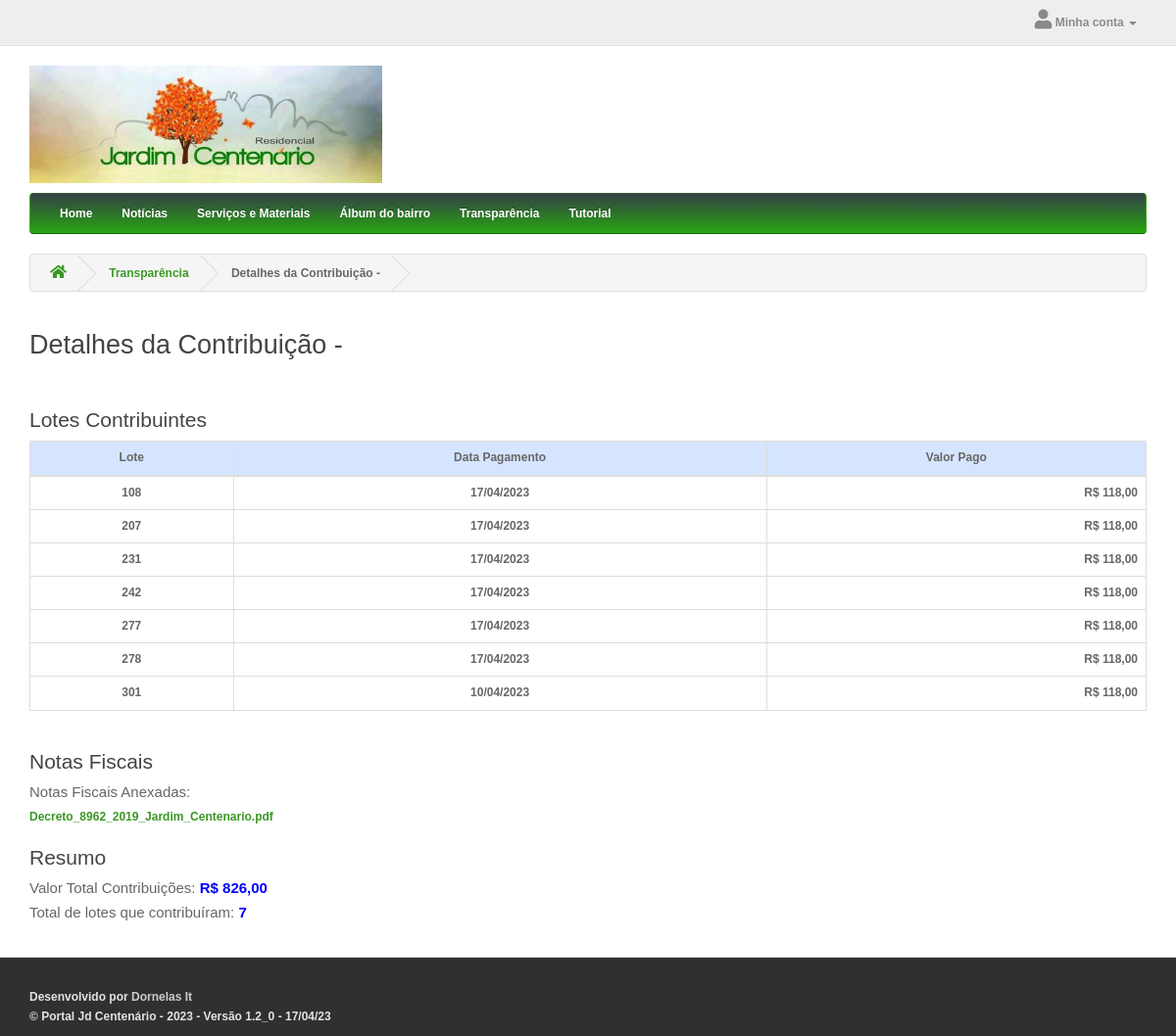
Screenshot of /detalhes-contribuicao.php?id=21 with the database file from the repository.
### tables this page shows
CREATE TABLE `categoria` (
  `id` int(10) unsigned NOT NULL AUTO_INCREMENT COMMENT 'Id da categoria',
  `parent_id` int(10) unsigned NOT NULL DEFAULT '0' COMMENT 'Id da categoria Pai',
  `name` varchar(255) NOT NULL DEFAULT '' COMMENT 'Nome da categoria',
  `page` varchar(100) NOT NULL DEFAULT '' COMMENT 'Pagina de direcionamento',
  `status` tinyint(1) NOT NULL DEFAULT '1' COMMENT 'Status 1=Ativo 0 = Inativo',
  `sort_order` int(2) unsigned NOT NULL DEFAULT '0' COMMENT 'Sort order',
  PRIMARY KEY (`id`),
  KEY `fk_parent_category` (`parent_id`)
);

CREATE TABLE `fi_receita_benfeitoria` (
  `id` int(10) unsigned NOT NULL AUTO_INCREMENT COMMENT 'id da receita benfeitoria',
  `id_benfeitoria` int(10) unsigned NOT NULL DEFAULT '0' COMMENT 'id da receita benfeitoria',
  `id_lote` int(10) unsigned NOT NULL DEFAULT '0' COMMENT 'numero do lote',
  `data_receita` datetime NOT NULL DEFAULT '0000-00-00 00:00:00' COMMENT 'data da receita',
  `valor_receita` float(10,2) NOT NULL DEFAULT '0.00' COMMENT 'valor da receita',
  PRIMARY KEY (`id`),
  KEY `indx_comp` (`id_benfeitoria`,`id_lote`) USING BTREE
);

CREATE TABLE `nota_fiscal` (
  `id` int(10) unsigned NOT NULL AUTO_INCREMENT COMMENT 'id do registro',
  `benfeitoria_id` int(10) unsigned NOT NULL DEFAULT '0' COMMENT 'id da benfeitoria',
  `url_arquivo` varchar(250) NOT NULL DEFAULT '' COMMENT 'url do arquivo',
  PRIMARY KEY (`id`)
);

### classes/service/CategoriaService.php (called while the page is built, shortened)
<?php
require_once 'classes/dao/CategoriaDAO.php';
require_once 'classes/dto/CategoriaDTO.php';
class CategoriaService {
    public static $instancia = null;
    public static function getInstancia() {
        if (self::$instancia == NULL) {
            self::$instancia = new CategoriaService();
        }
        return self::$instancia;
    }
    public function obterCategoriasAtivas(){
        $retorno = array();
        try {
            $categoriasPai =
                CategoriaDAO::getInstancia()->obterTodasCategoriasAtivas(0);
            foreach ( $categoriasPai as $catPai ){
                $categoriaPaiDTO = new CategoriaDTO();
                $categoriaPaiDTO->setId($catPai->getId());
                $categoriaPaiDTO->setNome($catPai->getNome());
                $categoriaPaiDTO->setPage($catPai->getPage());
                $catFilhas = array();
                $categoriasFilhas =
                    CategoriaDAO::getInstancia()->obterTodasCategoriasAtivas($catPai->getId());
                $categoriaPaiDTO->setSubCategorias($catFilhas);
                $retorno[] = $categoriaPaiDTO;
            }
        } catch (Exception $e){
            Log4Php::logarFatal("Erro ao obter as categorias ativas: ". $e->getMessage());
            throw $e;
        }
        return $retorno;
    }
}

### classes/dao/CategoriaDAO.php (called while the page is built, shortened)
<?php
require_once 'classes/dto/CategoriaDTO.php';
class CategoriaDAO extends DAO {
    public function obterTodasCategoriasAtivas($idCategoria){
        $retorno = array();
        try {
            $pdo = self::obterConexaoBaseDados();
            $sql = "SELECT * FROM categoria WHERE parent_id = ".$idCategoria." AND status = 1 ORDER BY sort_order";
            $stm = $pdo->query($sql);
            if ($stm->rowCount() > 0) {
                while ($linha = $stm->fetch(PDO::FETCH_ASSOC)) {
                    $categoria = new CategoriaDTO();
                    $categoria->setId($linha['id']);
                    $categoria->setNome($linha['name']);
                    $categoria->setPage($linha['page']);
                    $retorno[] = $categoria;
                }
            }
        } catch (Exception $erro){
            Log4Php::logarFatal("Erro ao obter categorias: ". $erro->getMessage());
        }
        return $retorno;
    }
}

### classes/dto/CategoriaDTO.php (called while the page is built, shortened)
<?php
class CategoriaDTO {
    private $id;
    private $nome;
    private $page;
    private $subCategorias;
    public function getPage()
    {
        return $this->page;
    }
    public function setPage($page)
    {
        $this->page = $page;
    }
    public function getId()
    {
        return $this->id;
    }
    public function getNome()
    {
        return $this->nome;
    }
    public function getSubCategorias()
    {
        return $this->subCategorias;
    }
    public function setId($id)
    {
        $this->id = $id;
    }
    public function setNome($nome)
    {
        $this->nome = $nome;
    }
    public function setSubCategorias($subCategorias)
    {
        $this->subCategorias = $subCategorias;
    }
}

### classes/dao/BenfeitoriaDAO.php (called while the page is built, shortened)
<?php
require_once 'classes/dto/ControleReceitaDTO.php';
class BenfeitoriaDAO extends DAO {
    public function obterNotasFiscaisBenfeitoria($benfeitoria_id){
        $retorno = array();
        try {
            $pdo = self::obterConexaoBaseDados();
            $sql = "SELECT id,benfeitoria_id,url_arquivo FROM nota_fiscal WHERE benfeitoria_id = {$benfeitoria_id}";
            $stm = $pdo->query($sql);
            if ($stm->rowCount() > 0) {
                while ($linha = $stm->fetch(PDO::FETCH_ASSOC)) {
                    $notaFiscal = new stdClass();
                    $notaFiscal->id = ($linha['id']);
                    $notaFiscal->idBenfeitoria = ($linha['benfeitoria_id']);
                    $notaFiscal->urlNf = ($linha['url_arquivo']);
                    $retorno[] = $notaFiscal;
                }
            }
        } catch (Exception $erro){
            Log4Php::logarFatal("Erro ao obter notas fiscais da benfeitoria: ". $erro->getMessage());
        }
        return $retorno;
    }
    public function obterLotesPagantesBenfeitoria($idBenfeitoria){
        $retorno = array();
        try {
            $pdo = self::obterConexaoBaseDados();
            $sql = "SELECT id_lote, date_format(data_receita,'%d/%m/%Y') as data_receita, valor_receita FROM fi_receita_benfeitoria WHERE id_benfeitoria = {$idBenfeitoria} ORDER BY id_lote ASC";
            $stm = $pdo->query($sql);
            if ($stm->rowCount() > 0) {
                while ($linha = $stm->fetch(PDO::FETCH_ASSOC)) {
                    $controleReceitaPagos = new ControleReceitaDTO();
                    $controleReceitaPagos->setNumeroLote($linha['id_lote']);
                    $controleReceitaPagos->setDataPagamento($linha['data_receita']);
                    $controleReceitaPagos->setValorPago($linha['valor_receita']);
                    $retorno[] = $controleReceitaPagos;
                }
            }
        } catch (Exception $erro){
            Log4Php::logarFatal("Erro ao obter lotes pagantes da benfeitoria: ". $erro->getMessage());
        }
        return $retorno;
    }
}

### classes/dto/ControleReceitaDTO.php (called while the page is built, shortened)
<?php
class ControleReceitaDTO {
    private $numeroLote;
    private $dataPagamento;
    private $valorPago;
    public function getNumeroLote()
    {
        return $this->numeroLote;
    }
    public function getDataPagamento()
    {
        return $this->dataPagamento;
    }
    public function getValorPago()
    {
        return $this->valorPago;
    }
    public function setNumeroLote($numeroLote)
    {
        $this->numeroLote = $numeroLote;
    }
    public function setDataPagamento($dataPagamento)
    {
        $this->dataPagamento = $dataPagamento;
    }
    public function setValorPago($valorPago)
    {
        $this->valorPago = $valorPago;
    }
}

### detalhes-contribuicao.php (the view, shortened to what this page needs)
<?php
include_once 'template.php';
require_once 'classes/dao/BenfeitoriaDAO.php';
if(isset($_GET['id'])){
    $dadosPagamentoBenfeitorias = BenfeitoriaDAO::getInstancia()->obterLotesPagantesBenfeitoria($_GET['id']);
}
$valorReceita = 0;
$qtdLotesContribuintes = 0;
?>
<div id="common-home" class="container">
  	<ul class="breadcrumb">
		<li>
			<a href="">
				<i class="fa fa-home"></i>
			</a>
		</li>
		<li>
			<a href="dashboard-transparencia">Transparência</a>
		</li>
		<li>
			Detalhes da Contribuição - <?php echo $_GET['nome'];?>
		</li>
	</ul>
	<div class="row">
		<div id="content" class="col-sm-12">
			<h2>Detalhes da Contribuição - <?php echo $_GET['nome'];?></h2>
			<br/>
			<h3>Lotes Contribuintes</h3>
			<div class="table-responsive">
				<table class="table table-bordered">
					<thead>
						<tr>
							<td class="text-center" style="background: #d6e5ff;">Lote</td>
							<td class="text-center" style="background: #d6e5ff;">Data Pagamento</td>
							<td class="text-center" style="background: #d6e5ff;">Valor Pago</td>
						</tr>
					</thead>
					<tbody>
						<?php foreach ($dadosPagamentoBenfeitorias as $receita) {
						    $valorReceita = $valorReceita + $receita->getValorPago();
						    $qtdLotesContribuintes = $qtdLotesContribuintes + 1;
						?>
						<tr>
							<td class="text-center"><?php echo $receita->getNumeroLote(); ?></td>
							<td class="text-center"><?php echo $receita->getDataPagamento(); ?></td>
							<td class="text-right">R$ <?php echo number_format($receita->getValorPago(),2,',','.') ; ?></td>
						</tr>
						<?php }?>
					</tbody>
				</table>
			</div>
			<h3>Notas Fiscais</h3>
			<?php
			    $nfs = BenfeitoriaDAO::getInstancia()->obterNotasFiscaisBenfeitoria($_GET['id']);
                if(count($nfs) > 0){
                    echo "<label>Notas Fiscais Anexadas:</label><br/>";
                    foreach ($nfs as $nf){
                        echo "<a href='nfs/".$nf->urlNf."' target='_blank'>".$nf->urlNf."</a></br>";
                    }
                } else {
                    echo "<label>Nenhuma Nota Fiscal Anexada</label><br/>";
                }
            ?>
			<h3>Resumo</h3>
			<label>Valor Total Contribuições: <span style="font-weight: bold;color: blue;" >R$ <?php echo number_format($valorReceita,2,',','.');?></span></label>
			<br/>
			<label>Total de lotes que contribuíram: <span style="font-weight: bold;color: blue;" ><?php echo $qtdLotesContribuintes;?></span></label>
			<br/>
		</div>
	</div>
</div>
<?php include_once 'footer.php'; ?>

### category-nav.php (shortened to what this page needs)
<?php
    require_once 'classes/service/CategoriaService.php';
    $categorias = CategoriaService::getInstancia()->obterCategoriasAtivas();
?>
<div class="container">
	<nav id="menu" class="navbar">
		<div class="collapse navbar-collapse navbar-ex1-collapse">
			<ul class="nav navbar-nav">
				<li>
					<a href="">Home</a>
				</li>
				<?php
				foreach ($categorias as $category){
                    if(count($category->getSubCategorias()) > 0){ ?>
                		<li class="dropdown">
                            <a href="<?php echo $category->getPage(); ?>" class="dropdown-toggle" data-toggle="dropdown"><?php echo $category->getNome() ?></a>
            				<div class="dropdown-menu">
                                <div class="dropdown-inner">
                                    <ul class="list-unstyled">
                                    	<?php
                                    	   foreach ($category->getSubCategorias() as $subCategory){
                                        ?>
                                        <li>
                                            <a href="<?php echo $category->getPage(); ?>"><?php echo $subCategory->getNome(); ?></a>
                                        </li>
                                        <?php } ?>
                                    </ul>
                                </div>
                            </div>
        				</li>
				<?php } else { ?>
						<li>
							<a href="<?php echo $category->getPage(); ?>"><?php echo $category->getNome() ?></a>
						</li>
				<?php } ?>
			<?php }?>
			</ul>
		</div>
	</nav>
</div>

### css/stylesheet.css (style rules this page uses)
html, body { height: 100%; font-family: 'Open Sans', sans-serif; font-weight: 550; color: #666; font-size: 12px; line-height: 20px; width: 100%; }
h1, h2, h3, h4, h5, h6 { color: #444; }
.fa { font-size: 20px; }
h2 { font-size: 27px; }
h3 { font-size: 21px; }
a { color: #3c9725; }
label { font-size: 15px; font-weight: normal; }
#menu { background-color: #35de0d; background-image: linear-gradient(to bottom, #334146, #27a510); background-repeat: repeat-x; border-color: #3d5233 #39a519 #0d6709; min-height: 40px; }
#menu .nav > li > a { color: #fff; text-shadow: 0 -1px 0 rgba(0, 0, 0, 0.25); padding: 10px 15px 10px 15px; min-height: 15px; background-color: transparent; }
#content { min-height: 600px; }
.breadcrumb { padding: 8px 0px 8px 0px; border: 1px solid #ddd; white-space: nowrap; overflow: hidden; }
.breadcrumb i { font-size: 15px; }
.breadcrumb > li { text-shadow: 0 1px 0 #FFF; padding: 0 20px; position: relative; white-space: nowrap; vertical-align: middle; }
.breadcrumb > li + li:before { content: ''; padding: 0; }
.breadcrumb > li:after { content: ''; display: block; position: absolute; top: -3px; right: -5px; width: 26px; height: 26px; border-right: 1px solid #DDD; border-bottom: 1px solid #DDD; -webkit-transform: rotate(-45deg); -moz-transform: rotate(-45deg); -o-transform: rotate(-45deg); transform: rotate(-45deg); }

### rows the page displays
categoria: name "Notícias"
categoria: name "Serviços e Materiais"
categoria: name "Álbum do bairro"
categoria: name "Transparência"
categoria: name "Tutorial"
fi_receita_benfeitoria: id_lote "108", DataPagamento "17/04/2023", valor_receita "118,00"
fi_receita_benfeitoria: id_lote "207", DataPagamento "17/04/2023", valor_receita "118,00"
fi_receita_benfeitoria: id_lote "231", DataPagamento "17/04/2023", valor_receita "118,00"
fi_receita_benfeitoria: id_lote "242", DataPagamento "17/04/2023", valor_receita "118,00"
fi_receita_benfeitoria: id_lote "277", DataPagamento "17/04/2023", valor_receita "118,00"
fi_receita_benfeitoria: id_lote "278", DataPagamento "17/04/2023", valor_receita "118,00"
fi_receita_benfeitoria: id_lote "301", DataPagamento "10/04/2023", valor_receita "118,00"
nota_fiscal: url_arquivo "Decreto_8962_2019_Jardim_Centenario.pdf"

### other values shown
$valorReceita "826,00"
$qtdLotesContribuintes "7"
APP_VERSION "1.2_0 - 17/04/23"
